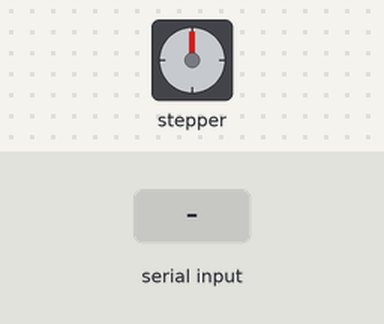
This sketch was run on a simulated Arduino Uno, built with avr-gcc and run on an emulated ATmega328P. On the bench: stepper motor. The test bench sets the inputs (shaded band). Stepper angles assume 2048 steps per turn.

Above: at 1.2 s.
1.3 s: "90,45\n" received over Serial
At 3.7 s:
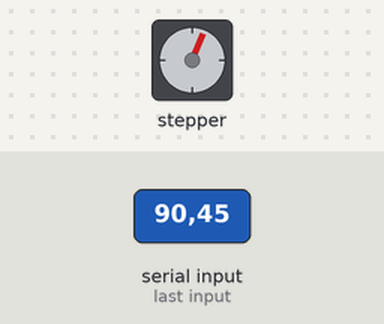
4.3 s: "30,150\n" received over Serial
At 7.0 s:
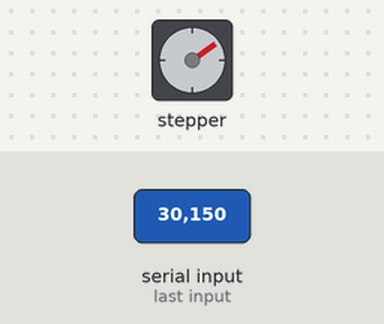
7.3 s: "90\n" received over Serial
At 8.7 s:
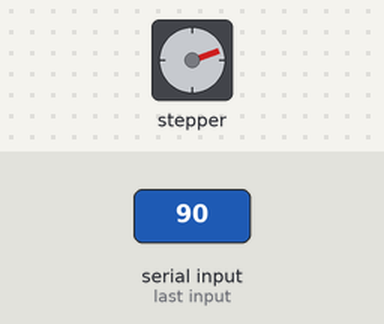
10.3 s: "200\n" received over Serial
At 13.0 s:
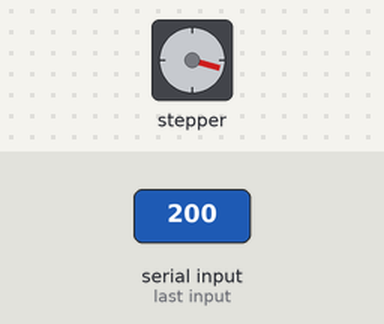
13.3 s: "90,45\n" received over Serial
At 15.5 s:
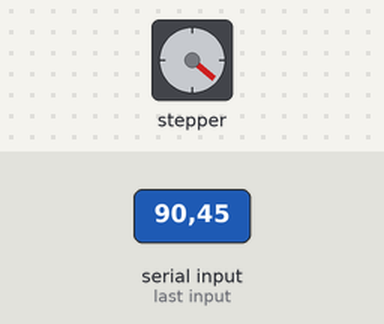
16.3 s: "30,150\n" received over Serial
At 19.0 s:
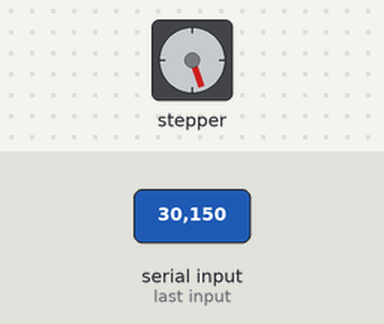
Timing chart, 0 to 20.3 s (numbered marks = the images above; inputs shaded):
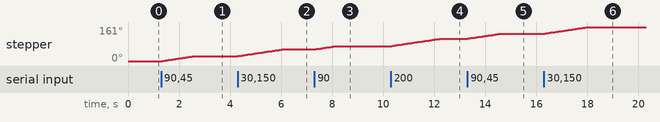

Measured:
- after the input at 1.3 s, stepper: turns 23° clockwise in 1.2 s, starting at once
- after the input at 4.3 s, stepper: turns 32° clockwise in 1.7 s, starting at once
- after the input at 7.3 s, stepper: turns 16° clockwise in 0.84 s, starting at once
- after the input at 10.3 s, stepper: turns 35° clockwise in 1.9 s, starting at once
- after the input at 13.3 s, stepper: turns 24° clockwise in 1.3 s, starting at once
- after the input at 16.3 s, stepper: turns 31° clockwise in 1.7 s, starting at once

The sketch:

MotorAPasos.ino
```cpp
// Arduino stepper motor control code

#include <Stepper.h> // Include the header file

// change this to the number of steps on your motor
#define STEPS 2048

// create an instance of the stepper class using the steps and pins
Stepper stepper(STEPS, 8, 10, 9, 11);

void setup() {
  Serial.begin(9600);
  stepper.setSpeed(3);
}

void loop() {
  if(Serial.available()){
    int value = Serial.parseInt();
    stepper.step(value);
  }
  digitalWrite(8, LOW);
  digitalWrite(9, LOW);
  digitalWrite(10, LOW);
  digitalWrite(11, LOW);
}
```
